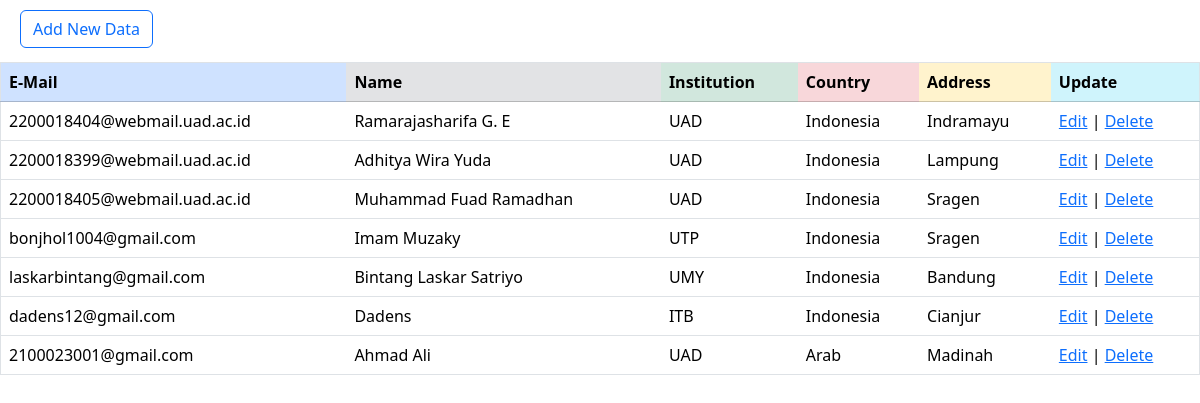
The app's page /halaman.php with its own data.
### tables this page shows
CREATE TABLE `registration` (
  `id` int(10) NOT NULL,
  `email` varchar(255) NOT NULL,
  `nama` varchar(50) NOT NULL,
  `institution` varchar(20) NOT NULL,
  `country` varchar(20) NOT NULL,
  `address` varchar(20) NOT NULL
);

### halaman.php (the view, shortened to what this page needs)
<?php
include_once("koneksi.php");
$result = mysqli_query($con, "SELECT * FROM registration");
?>
<html>
<head>
    <link href="https://cdn.jsdelivr.net/npm/bootstrap@5.3.3/dist/css/bootstrap.min.css" rel="stylesheet">
</head>
<body>
    <a href="tambah.php" type="button" class="btn btn-outline-primary" style="position: relative; top: 10px; margin-left: 20px;">Add New Data</a><br /><br />
    <table class="table" width='80%' border=1>
        <tr>
            <th class="table-primary">E-Mail</th>
            <th class="table-secondary">Name</th>
            <th class="table-success">Institution</th>
            <th class="table-danger">Country</th>
            <th class="table-warning">Address</th>
            <th class="table-info">Update</th>
        </tr>
        <?php
        while ($user_data = mysqli_fetch_array($result)) {
            echo "<tr>";
            echo "<td>" . $user_data['email'] . "</td>";
            echo "<td>" . $user_data['nama'] . "</td>";
            echo "<td>" . $user_data['institution'] . "</td>";
            echo "<td>" . $user_data['country'] . "</td>";
            echo "<td>" . $user_data['address'] . "</td>";
            echo "<td><a href='edit.php?id=$user_data[id]'>Edit</a> | <a href='delete.php?id=$user_data[id]'>Delete</a></td></tr>";
        }
        ?>
    </table>
</body>
</html>

### records on screen
registration: email "2200018404@webmail.uad.ac.id", nama "Ramarajasharifa G. E", institution "UAD", country "Indonesia", address "Indramayu"
registration: email "2200018399@webmail.uad.ac.id", nama "Adhitya Wira Yuda", institution "UAD", country "Indonesia", address "Lampung"
registration: email "2200018405@webmail.uad.ac.id", nama "Muhammad Fuad Ramadhan", institution "UAD", country "Indonesia", address "Sragen"
registration: email "bonjhol1004@gmail.com", nama "Imam Muzaky", institution "UTP", country "Indonesia", address "Sragen"
registration: email "laskarbintang@gmail.com", nama "Bintang Laskar Satriyo", institution "UMY", country "Indonesia", address "Bandung"
registration: email "dadens12@gmail.com", nama "Dadens", institution "ITB", country "Indonesia", address "Cianjur"
registration: email "2100023001@gmail.com", nama "Ahmad Ali", institution "UAD", country "Arab", address "Madinah"
